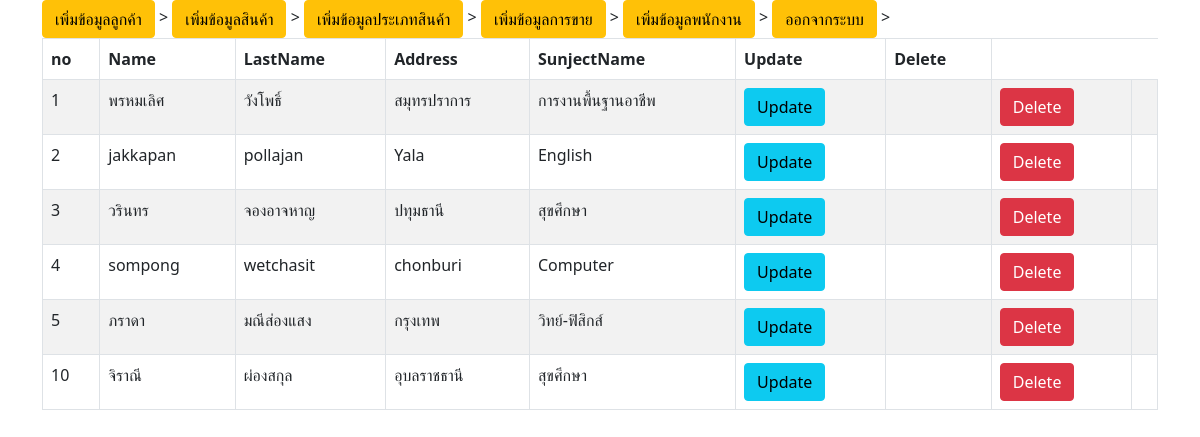
Screenshot of /index.php (signed in) with the database file from the repository.
### tables this page shows
CREATE TABLE `tbl_customers` (
  `c_no` int(11) NOT NULL,
  `S_Name` varchar(100) NOT NULL,
  `S_LastName` varchar(100) NOT NULL,
  `S_Address` varchar(100) NOT NULL,
  `S_SunjectName` varchar(100) NOT NULL
);

### index.php (the view, shortened to what this page needs)
<!DOCTYPE html>
<html lang="en">
<head>
    <link rel="stylesheet" href="https://stackpath.bootstrapcdn.com/bootstrap/5.0.0-alpha1/css/bootstrap.min.css">
</head>
<body>
<div class="container">
                <a href="ins_form.php" class="btn btn-warning">เพิ่มข้อมูลลูกค้า</a> >
                <a href="ins_form1.php" class="btn btn-warning">เพิ่มข้อมูลสินค้า</a> >
                <a href="ins_form2.php" class="btn btn-warning">เพิ่มข้อมูลประเภทสินค้า</a> >
                <a href="ins_form3.php" class="btn btn-warning">เพิ่มข้อมูลการขาย</a> >
                <a href="ins_form4.php" class="btn btn-warning">เพิ่มข้อมูลพนักงาน</a> >
                <a href="Logout.php" class="btn btn-warning">ออกจากระบบ</a> >
<table id="mytable" class="table table-bordered table-striped">
        <thead>
 <tr>
 <th>no</th>
 <th>Name</th>
 <th>LastName</th>
 <th>Address</th>
<th>SunjectName</th>
<th>Update</th>
<th>Delete</th>
 </tr>
 </thead>
 <tbody>
 <?php
 include('connection.php');
 $sql = "SELECT * FROM tbl_customers";
 $result = $conn->query($sql);
 if ($result->num_rows > 0) {
 while($row = $result->fetch_assoc()) {
 echo '<tr>';
 echo '<td>'. $row['c_no'] . '</td>';
 echo '<td>'. $row['S_Name'] . '</td>';
 echo '<td>'. $row['S_LastName'] . '</td>';
echo '<td>'. $row['S_Address'] . '</td>';
 echo '<td>'. $row['S_SunjectName'] . '</td>';
 echo '<td><a role="button"  href="update.php?c_no='.$row['c_no'].'"class="btn btn-info">Update</a><td>';
 echo '<td><a role="button"  href="delete.php?c_no='.$row['c_no'].'"class="btn btn-danger">Delete</a><td>';
 echo '</tr>';
 }
 } else {
 echo " ";
 }
 ?>
</tbody>
</table>
</div>
</body>
</html>

### rows the page displays
tbl_customers: c_no "1", S_Name "พรหมเลิศ", S_LastName "วังโพธิ์", S_Address "สมุทรปราการ", S_SunjectName "การงานพื้นฐานอาชีพ"
tbl_customers: c_no "2", S_Name "jakkapan", S_LastName "pollajan", S_Address "Yala", S_SunjectName "English"
tbl_customers: c_no "3", S_Name "วรินทร", S_LastName "จองอาจหาญ", S_Address "ปทุมธานี", S_SunjectName "สุขศึกษา"
tbl_customers: c_no "4", S_Name "sompong", S_LastName "wetchasit", S_Address "chonburi", S_SunjectName "Computer"
tbl_customers: c_no "5", S_Name "ภราดา", S_LastName "มณีส่องแสง", S_Address "กรุงเทพ", S_SunjectName "วิทย์-ฟิสิกส์"
tbl_customers: c_no "10", S_Name "จิราณี", S_LastName "ผ่องสกุล", S_Address "อุบลราชธานี", S_SunjectName "สุขศึกษา"
